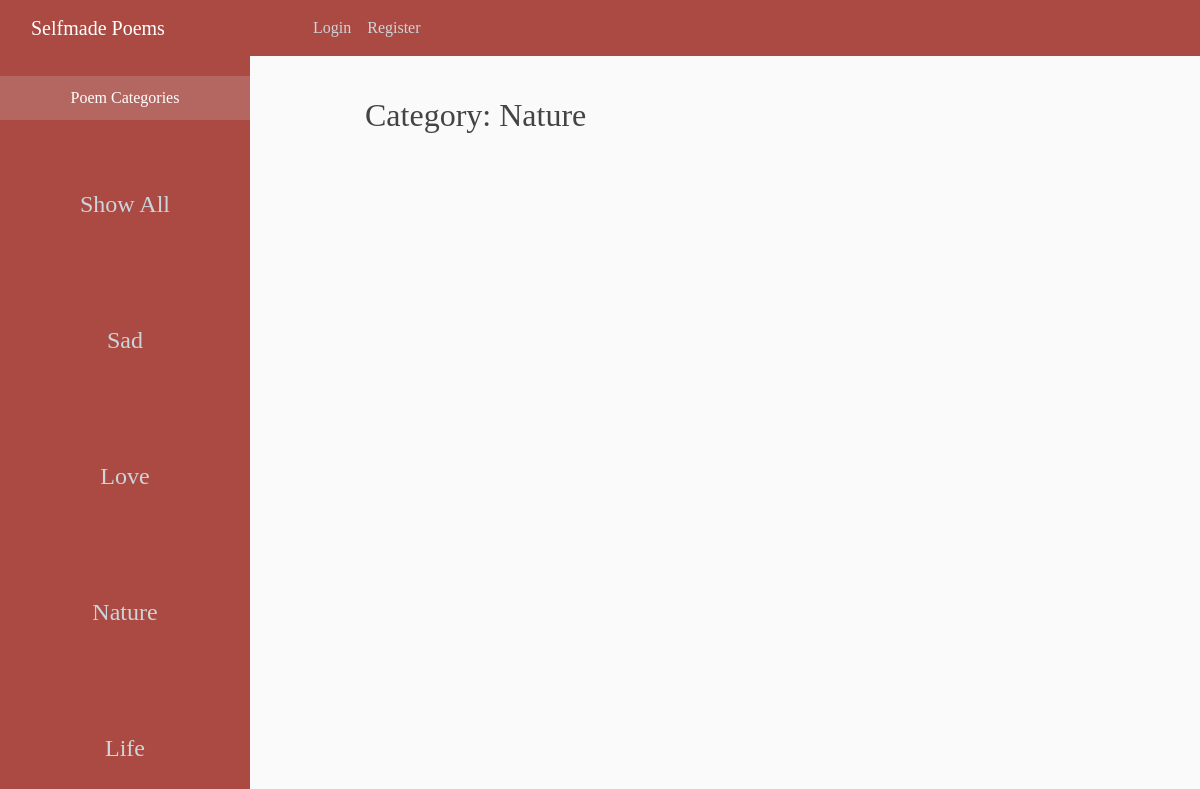
Before: /category/Nature with the older database file.
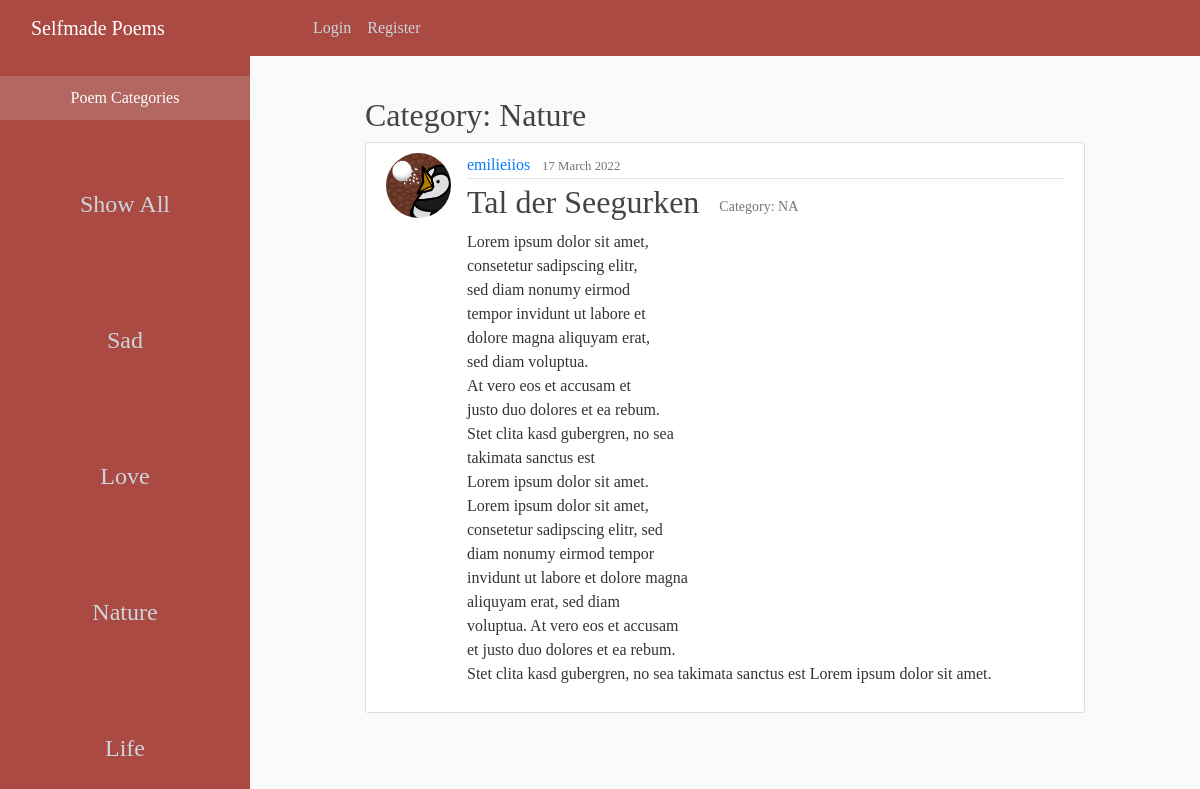
After: the same page with the newer database file.
### blog/models.py (models this page shows, shortened)
class Post(models.Model):
    title = models.CharField(max_length = 100)
    content = models.TextField()
    date_posted = models.DateTimeField(default = timezone.now)
    category = models.CharField(max_length = 30, choices=Category.choices, default="")
    author = models.ForeignKey(User, on_delete=models.CASCADE)
    favorite = models.ManyToManyField(User, related_name="fav_posts", blank=True)

### users/models.py (models this page shows, shortened)
class Profile(models.Model):
    user = models.OneToOneField(User, on_delete = models.CASCADE)
    image = models.ImageField(default = "default.jpg", upload_to = "profile_pics")

### blog/views.py (the view)
# urls.py: path('category/Nature', CategoryNaturePostListView.as_view() , name = 'category-nature-posts'),
class CategoryNaturePostListView(ListView):
    model = Post
    template_name = "blog/nature.html"
    context_object_name = 'posts'
    ordering = ['-date_posted']
    paginate_by = 5

### blog/templates/blog/nature.html (shortened to what this page needs)
{% extends 'blog/base.html' %}
{%block content%}
<h2>Category: Nature</h2>
    {% for post in posts %}
        {% if post.category == "NA" %}
        <article class="media content-section">
            <img class = "rounded-circle article-img"  src= "{{post.author.profile.image.url }}">
            <div class="media-body">
                <div class="article-metadata">
                    <a class="mr-2" href="{% url 'user-posts' post.author.username %}">{{ post.author }}</a>
                    <small class="text-muted">{{ post.date_posted|date:"d F Y" }}</small>
                </div>
                <div class="d-flex flex-row">
                    <h2><a class="article-title" href="{% url 'post-detail' post.id %}">{{ post.title }}</a></h2>
                    <a style="font-size: 14px; color: #757373; margin-top: auto; margin-bottom: auto; margin-left: 20px;">Category: {{ post.category }}</a>
                </div>
                <p class="article-content">{{ post.content }}</p>
            </div>
        </article>
        {% endif %}
    {%endfor%}
{%endblock content%}

### blog/templates/blog/base.html (shortened to what this page needs)
{%load static%}
<!DOCTYPE html>
<html>
<head>
     <link rel="stylesheet" href="https://maxcdn.bootstrapcdn.com/bootstrap/4.0.0/css/bootstrap.min.css">
     <link rel="stylesheet" href="https://cdn.jsdelivr.net/npm/bootstrap-icons@1.8.1/font/bootstrap-icons.css">
     <link rel="stylesheet" type="text/css" href="{% static 'blog/main.css' %}">
</head>
<body>
<div class="flex-wrapper-row">
  <header class="site-header">
    <nav class="navbar navbar-expand-md navbar-dark bg-steel">
      <div class="container-fluid">
        <a class="navbar-brand mr-4" style="min-width: 250px; max-width: 250px;" href="{% url 'blog-home' %}">Selfmade Poems</a>
        <div class="collapse navbar-collapse" id="navbarToggle">
          <div class="navbar-nav">
            {% if user.is_authenticated %}
            <a class="nav-item nav-link" href="{% url 'post-create' %}">Create Post</a>
            <a class="nav-item nav-link" href="{% url 'profile' %}">Profile</a>
            <a class="nav-item nav-link" href="{% url 'logout' %}">Logout</a>
            {% else %}
              <a class="nav-item nav-link" href="{% url 'login' %}">Login</a>
              <a class="nav-item nav-link" href="{% url 'register' %}">Register</a>
            {% endif %}
          </div>
        </div>
      </div>
    </nav>
  </header>
  <div class="flex-wrapper-column">
    <nav id="sidebar">
      <ul class="list-unstyled components">
        <li>
          <p>Poem Categories</p>
        </li>
        <li>
          <a href="{% url 'blog-home' %}">Show All</a>
        </li>
        <li>
            <a href="{% url 'category-sad-posts' %}">Sad</a>
        </li>
        <li>
            <a href="{% url 'category-love-posts' %}">Love</a>
        </li>
        <li>
            <a href="{% url 'category-nature-posts' %}">Nature</a>
        </li>
        <li>
            <a href="{% url 'category-life-posts' %}">Life</a>
        </li>
      </ul>
    </nav>
    <main role="main" id="main-content" class="container-fluid">
      <div class="row">
        <div class="col-md-12">
          {% block content %}{% endblock %}
        </div>
      </div>
    </main>
  </div>
</div>
</body>
</html>

### blog/static/blog/main.css (style rules this page uses)
body { background: #fafafa; color: #333333; font-family: "Times New Roman"; }
.flex-wrapper-row { display: flex; flex-direction: column; }
.site-header { display: flex; flex-direction: column; }
h1, h2, h3, h4, h5, h6 { color: #444444; }
ul { margin: 0; }
.bg-steel { background-color: #aa4a43; }
.site-header .navbar-nav .nav-link { color: #cbd5db; }
#main-content { margin: 40px 100px; }
.content-section { background: #ffffff; padding: 10px 20px; border: 1px solid #dddddd; border-radius: 3px; margin-bottom: 20px; }
.article-title { color: #444444; }
.article-content { white-space: pre-line; }
.article-img { height: 65px; width: 65px; margin-right: 16px; }
.article-metadata { padding-bottom: 1px; margin-bottom: 4px; border-bottom: 1px solid #e3e3e3 }
.flex-wrapper-column { display: flex; width: 100%; align-items: stretch; }
#sidebar { min-width: 250px; max-width: 250px; min-height: 100vh; background: #aa4a43; color: #fff; transition: all 0.3s; text-align: center; }
#sidebar ul.components { padding: 20px 0; border-bottom: 1px solid #47748b; }
#sidebar ul p { background: #b46661; color: #fff; padding: 10px; }
#sidebar ul li a { padding: 50px 10px; font-size: 1.5em; display: block; color: #cbd5db; }

Changed rows visible on the page:
added Post: author.profile.image (placeholder picture), author "emilieiios", date_posted "17 March 2022", title "Tal der Seegurken", category "NA", content "Lorem ipsum dolor sit amet, consetetur sadipscing elitr, sed diam nonumy eirmod tempor invidunt ut labore et dolore magna aliquyam erat, sed diam voluptua. At vero eos et accusam et justo duo dolores et ea rebum. Stet clita kasd gubergren, no sea takimata sanctus est Lorem ipsum dolor sit amet. Lorem ipsum dolor sit amet, consetetur sadipscing elitr, sed diam nonumy eirmod tempor invidunt ut labore et dolore magna aliquyam erat, sed diam voluptua. At vero eos et accusam et justo duo dolores et ea rebum. Stet clita kasd gubergren, no sea takimata sanctus est Lorem ipsum dolor sit amet."
